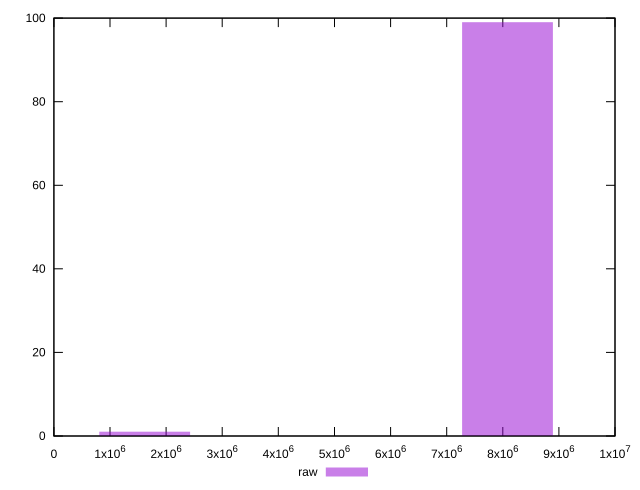

This chart was generated by the following gnuplot code:
reset
set terminal svg size 640, 490 enhanced background rgb 'white'
set output "report_00007_2020-12-11T15:55:29.892Z/total-byte-weight/samples/pages+cached/raw/histogram.svg"

$raw <<EOF
1702657.818279321 1
7947876.767979537 1
7949387.555750859 98
EOF

set key outside below
set boxwidth 377.6969428303729
set yrange [0:100]
set style fill transparent solid 0.5 noborder

plot \
  $raw title "raw" with boxes, \


reset
